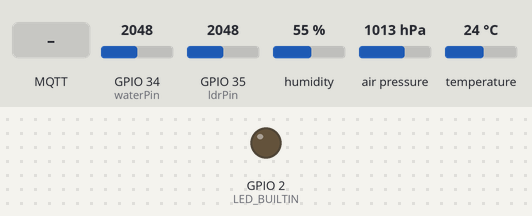
A sketch run on a simulated ESP32. Shown: output pins drawn as LEDs (lit = HIGH). The test bench sets the inputs (shaded band); at power-on: GPIO 35 (ldrPin) = 2048, GPIO 34 (waterPin) = 2048, humidity 55 %, air pressure 1013 hPa, temperature 24 °C. WiFi joins after 1.5 s; servers stay silent unless stated; random numbers use the default seed unless the sketch sets one; no MQTT or app messages arrive unless stated; what the sketch prints to the serial monitor is not drawn.

Above: at 2.7 s.
2.8 s: MQTT message "ON" arrives on the first subscribed topic
At 4.8 s:
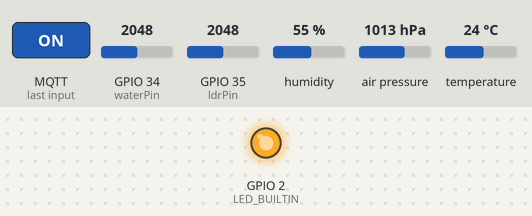
5.1 s: GPIO 35 (ldrPin) set to 2447
6.6 s: GPIO 35 (ldrPin) set to 2531
11.2 s: GPIO 34 (waterPin) set to 1565
12.7 s: GPIO 34 (waterPin) set to 1434
17.3 s: MQTT message "OFF" arrives on the first subscribed topic
At 18.2 s:
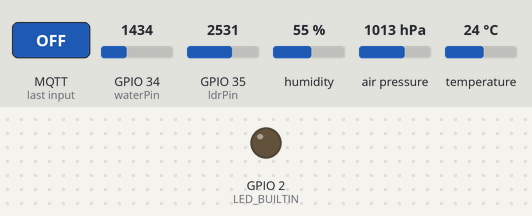
Timing chart, 0 to 20.3 s (numbered marks = the images above; inputs shaded):
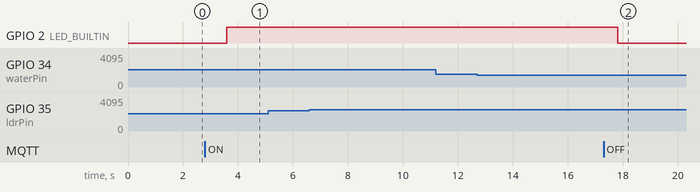

Measured:
- after the input at 2.8 s, GPIO 2 (LED_BUILTIN): LOW → HIGH after 0.79 s
- after the input at 5.1 s, every drawn part: stays the same
- after the input at 6.6 s, every drawn part: stays the same
- after the input at 11.2 s, every drawn part: stays the same
- after the input at 12.7 s, every drawn part: stays the same
- after the input at 17.3 s, GPIO 2 (LED_BUILTIN): HIGH → LOW after 0.53 s

The sketch:

ESP32watersim.ino
```cpp
#include <DHT.h>
#include <WiFi.h>
#include <PubSubClient.h>
#include <Adafruit_BMP085.h>


#define DHTPIN 4
#define DHTTYPE DHT11
DHT dht(DHTPIN, DHTTYPE);


int waterPin = 34;
int ldrPin = 35;

Adafruit_BMP085 bmp;

const char* ssid = "";
const char* password = "";
const char* mqtt_server = "broker.emqx.io";
WiFiClient espClient;
PubSubClient client(espClient);

void callback(char* topic, byte* payload, unsigned int length) {
  String msg;
  for (int i = 0; i < length; i++) msg += (char)payload[i];

  if (msg == "ON") digitalWrite(LED_BUILTIN, HIGH);
  if (msg == "OFF") digitalWrite(LED_BUILTIN, LOW);
}


void setup_wifi() {
  WiFi.mode(WIFI_STA);
  WiFi.begin(ssid, password);

  Serial.print("Connecting to WiFi");
  int counter = 0;

  while (WiFi.status() != WL_CONNECTED && counter < 20) {
    delay(500);
    Serial.print(".");
    counter++;
  }

  if (WiFi.status() == WL_CONNECTED) {
    Serial.println("\nWiFi connected!");
    Serial.print("IP: ");
    Serial.println(WiFi.localIP());
  } else {
    Serial.println("\nWiFi connect timeout");
  }
}


void reconnect() {
  while (!client.connected()) {
    String cid = "ESP32_" + String(random(0xffff), HEX);

    if (client.connect(cid.c_str())) {
      Serial.println("MQTT Connected!");
      client.subscribe("esp32/command");
    } else {
      Serial.print("MQTT Failed, rc=");
      Serial.print(client.state());
      Serial.println(" retry in 2 seconds");
      delay(2000);
    }
  }
}

void setup() {
  Serial.begin(115200);
  pinMode(LED_BUILTIN, OUTPUT);

  dht.begin();

  if (!bmp.begin()) {
    Serial.println("BMP180 Not Found!");
  } else {
    Serial.println("BMP180 Ready");
  }

  setup_wifi();
  client.setServer(mqtt_server, 1883);
  client.setCallback(callback);

  randomSeed(micros());
}

void loop() {


  if (WiFi.status() != WL_CONNECTED) {
    Serial.println("WiFi LOST... reconnecting");

    WiFi.disconnect(true);
    delay(500);

    WiFi.begin(ssid, password);
    delay(2000);

    return;
  }


  if (!client.connected()) {
    Serial.println("MQTT reconnecting...");
    reconnect();
  }

  client.loop();

  float h = dht.readHumidity();
  float t = dht.readTemperature();

  if (isnan(h) || isnan(t)) {
    Serial.println("DHT ERROR");
    return;
  }

  float t_added = t + 2;
  float pressure = bmp.readPressure() / 100.0;
  float altitude = bmp.readAltitude();

  Serial.print("Pressure = ");
  Serial.println(pressure);

  Serial.print("Altitude = ");
  Serial.println(altitude);


  int waterValue = analogRead(waterPin);
  int ldrValue = analogRead(ldrPin);

  String wetLevel = (waterValue > 1500) ? "Rainning" : "No Rain";
  String lightLevel = (ldrValue > 2500) ? "Night" : "Morning";


  String payload = "{";
  payload += "\"temp\":" + String(t_added, 1) + ",";
  payload += "\"humidity\":" + String(h, 1) + ",";
  payload += "\"water\":" + String(waterValue) + ",";
  payload += "\"wet\":\"" + wetLevel + "\",";
  payload += "\"ldr\":" + String(ldrValue) + ",";
  payload += "\"light\":\"" + lightLevel + "\",";
  payload += "\"pressure\":" + String(pressure, 1) + ",";
  payload += "\"altitude\":" + String(altitude, 1);
  payload += "}";

  Serial.println("JSON:");
  Serial.println(payload);

  client.publish("esp32/sensors", payload.c_str());

  delay(2000);
}
```
